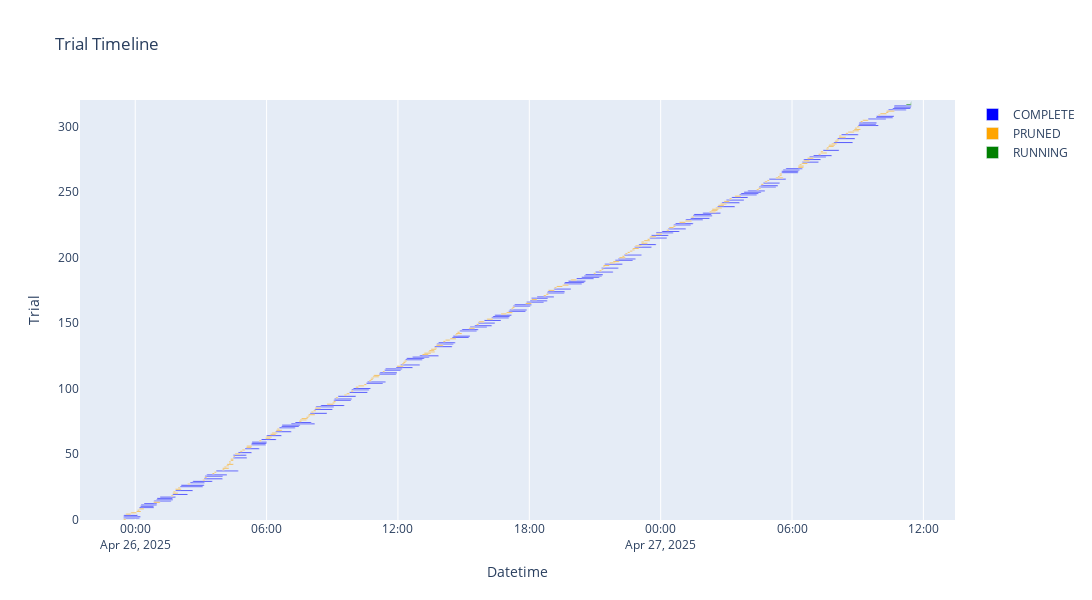

Here is the notebook cell this chart was saved with:
### Code cell
# 7. Timeline
print("\n## Trial Timeline")
print("Shows the execution timeline of the trials.")
try:
    # This plot requires trial start/completion times
    fig = plot_timeline(study)
    fig.update_layout(
        title="Trial Timeline",
        width=1200,
        height=600
    )
    fig.show()
except Exception as e:
    print(f"Could not create timeline plot: {e}")

### Figure 1 — Plotly figure (JSON) as saved in the notebook; plotly's stock layout.template omitted (floating-point values rounded to 4 significant figures; data arrays with more than 128 entries replaced by an {"elided": "..."} marker saying what was removed)
{"data": [{"base": {"elided": "144 str values"}, "hovertemplate": "%{text}<extra>COMPLETE</extra>", "marker": {"color": "blue"}, "name": "COMPLETE", "orientation": "h", "text": {"elided": "144 str values"}, "textposition": "none", "type": "bar", "x": {"elided": "144 float values"}, "y": {"elided": "144 int values"}}, {"base": {"elided": "173 str values"}, "hovertemplate": "%{text}<extra>PRUNED</extra>", "marker": {"color": "orange"}, "name": "PRUNED", "orientation": "h", "text": {"elided": "173 str values"}, "textposition": "none", "type": "bar", "x": {"elided": "173 float values"}, "y": {"elided": "173 int values"}}, {"base": ["2025-04-27T11:12:47.772493", "2025-04-27T11:24:34.172797", "2025-04-27T11:26:07.951076", "2025-04-27T11:26:44.064229"], "hovertemplate": "%{text}<extra>RUNNING</extra>", "marker": {"color": "green"}, "name": "RUNNING", "orientation": "h", "text": ["{<br>  \"number\": 317,<br>  \"values\": null,<br>  \"params\": {<br>    \"context_length_factor\": 4,<br>    \"encoder_type\": \"temporal\",<br>    \"marginal_embedding_dim_per_head\": 256,<br>    \"marginal_num_heads\": 2,<br>    \"marginal_num_layers\": 2,<br>    \"flow_input_encoder_layers\": 6,<br>    \"flow_series_embedding_dim\": 8,<br>    \"copula_embedding_dim_per_head\": 8,<br>    \"copula_num_heads\": 4,<br>    \"copula_num_layers\": 4,<br>    \"copula_input_encoder_layers\": 4,<br>    \"copula_series_embedding_dim\": 64,<br>    \"decoder_dsf_num_layers\": 3,<br>    \"decoder_dsf_hidden_dim\": 256,<br>    \"decoder_mlp_num_layers\": 2,<br>    \"decoder_mlp_hidden_dim\": 32,<br>    \"decoder_transformer_num_layers\": 5,<br>    \"decoder_transformer_embedding_dim_per_head\": 64,<br>    \"decoder_transformer_num_heads\": 5,<br>    \"decoder_num_bins\": 20,<br>    \"lr_stage1\": 0.00026284862993753127,<br>    \"lr_stage2\": 0.0012410368127351483,<br>    \"weight_decay_stage1\": 1e-05,<br>    \"weight_decay_stage2\": 0.0,<br>    \"dropout_rate\": 0.010827376043962932,<br>    \"gradient_clip_val_stage1\": 0.0,<br>    \"gradient_clip_val_stage2\": 1000.0<br>  }<br>}", "{<br>  \"number\": 318,<br>  \"values\": null,<br>  \"params\": {<br>    \"context_length_factor\": 4,<br>    \"encoder_type\": \"temporal\",<br>    \"marginal_embedding_dim_per_head\": 16,<br>    \"marginal_num_heads\": 2,<br>    \"marginal_num_layers\": 2,<br>    \"flow_input_encoder_layers\": 6,<br>    \"flow_series_embedding_dim\": 8,<br>    \"copula_embedding_dim_per_head\": 8,<br>    \"copula_num_heads\": 4,<br>    \"copula_num_layers\": 1,<br>    \"copula_input_encoder_layers\": 4,<br>    \"copula_series_embedding_dim\": 64,<br>    \"decoder_dsf_num_layers\": 3,<br>    \"decoder_dsf_hidden_dim\": 48,<br>    \"decoder_mlp_num_layers\": 2,<br>    \"decoder_mlp_hidden_dim\": 32,<br>    \"decoder_transformer_num_layers\": 5,<br>    \"decoder_transformer_embedding_dim_per_head\": 64,<br>    \"decoder_transformer_num_heads\": 5,<br>    \"decoder_num_bins\": 20,<br>    \"lr_stage1\": 0.0002742678354582195,<br>    \"lr_stage2\": 0.000647245747064323,<br>    \"weight_decay_stage1\": 1e-05,<br>    \"weight_decay_stage2\": 0.0,<br>    \"dropout_rate\": 0.009749576698324916,<br>    \"gradient_clip_val_stage1\": 1000.0,<br>    \"gradient_clip_val_stage2\": 1000.0<br>  }<br>}", "{<br>  \"number\": 319,<br>  \"values\": null,<br>  \"params\": {<br>    \"context_length_factor\": 4,<br>    \"encoder_type\": \"temporal\",<br>    \"marginal_embedding_dim_per_head\": 16,<br>    \"marginal_num_heads\": 2,<br>    \"marginal_num_layers\": 2,<br>    \"flow_input_encoder_layers\": 7,<br>    \"flow_series_embedding_dim\": 8,<br>    \"copula_embedding_dim_per_head\": 8,<br>    \"copula_num_heads\": 4,<br>    \"copula_num_layers\": 1,<br>    \"copula_input_encoder_layers\": 4,<br>    \"copula_series_embedding_dim\": 64,<br>    \"decoder_dsf_num_layers\": 3,<br>    \"decoder_dsf_hidden_dim\": 48,<br>    \"decoder_mlp_num_layers\": 2,<br>    \"decoder_mlp_hidden_dim\": 32,<br>    \"decoder_transformer_num_layers\": 5,<br>    \"decoder_transformer_embedding_dim_per_head\": 64,<br>    \"decoder_transformer_num_heads\": 5,<br>    \"decoder_num_bins\": 20,<br>    \"lr_stage1\": 0.0002657199855190984,<br>    \"lr_stage2\": 0.0007824531992818455,<br>    \"weight_decay_stage1\": 1e-05,<br>    \"weight_decay_stage2\": 0.0,<br>    \"dropout_rate\": 0.010211393721354142,<br>    \"gradient_clip_val_stage1\": 1000.0,<br>    \"gradient_clip_val_stage2\": 1000.0<br>  }<br>}", "{<br>  \"number\": 320,<br>  \"values\": null,<br>  \"params\": {<br>    \"context_length_factor\": 4,<br>    \"encoder_type\": \"temporal\",<br>    \"marginal_embedding_dim_per_head\": 256,<br>    \"marginal_num_heads\": 2,<br>    \"marginal_num_layers\": 2,<br>    \"flow_input_encoder_layers\": 7,<br>    \"flow_series_embedding_dim\": 8,<br>    \"copula_embedding_dim_per_head\": 8,<br>    \"copula_num_heads\": 4,<br>    \"copula_num_layers\": 1,<br>    \"copula_input_encoder_layers\": 4,<br>    \"copula_series_embedding_dim\": 64,<br>    \"decoder_dsf_num_layers\": 3,<br>    \"decoder_dsf_hidden_dim\": 48,<br>    \"decoder_mlp_num_layers\": 2,<br>    \"decoder_mlp_hidden_dim\": 32,<br>    \"decoder_transformer_num_layers\": 5,<br>    \"decoder_transformer_embedding_dim_per_head\": 64,<br>    \"decoder_transformer_num_heads\": 5,<br>    \"decoder_num_bins\": 20,<br>    \"lr_stage1\": 0.0001987112168055126,<br>    \"lr_stage2\": 0.000673536362265004,<br>    \"weight_decay_stage1\": 1e-05,<br>    \"weight_decay_stage2\": 0.0,<br>    \"dropout_rate\": 0.008759081403727853,<br>    \"gradient_clip_val_stage1\": 0.0,<br>    \"gradient_clip_val_stage2\": 1000.0<br>  }<br>}"], "textposition": "none", "type": "bar", "x": [837300.0, 130900.0, 37090.0, 981.1], "y": [317, 318, 319, 320]}], "layout": {"height": 600, "showlegend": true, "title": {"text": "Trial Timeline"}, "width": 1200, "xaxis": {"title": {"text": "Datetime"}, "type": "date"}, "yaxis": {"title": {"text": "Trial"}}}}
